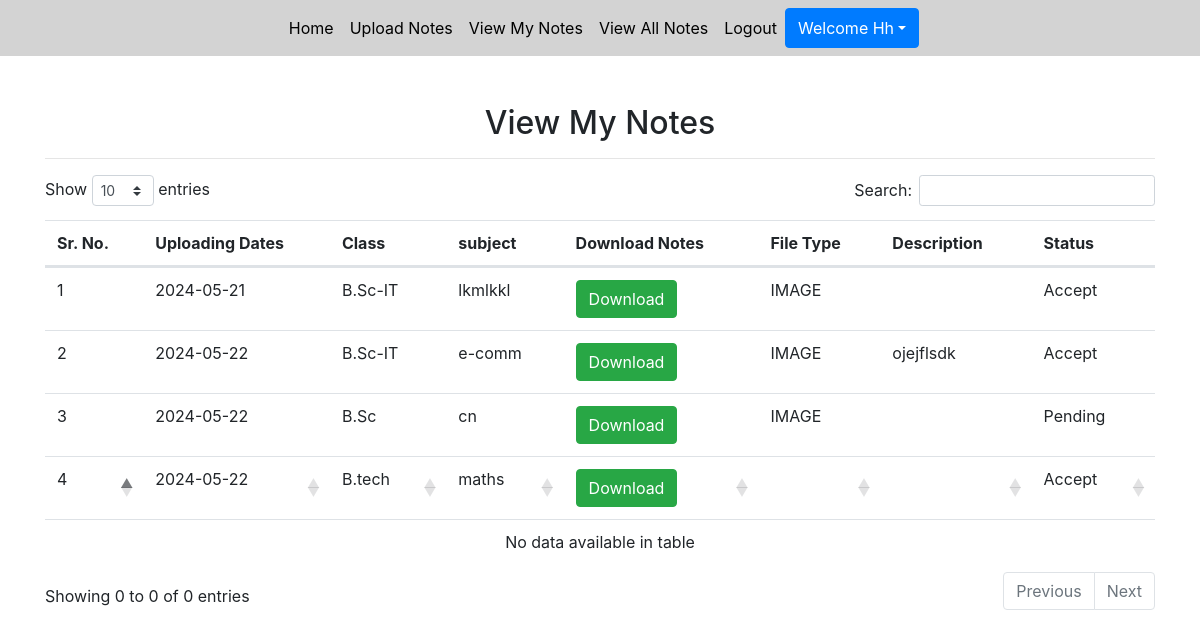
Page /view_mynotes (signed in) on the committed database.
### exam/models.py (models this page shows, shortened)
class Notes(models.Model):
    user = models.ForeignKey(User, on_delete=models.CASCADE)
    uploadingdate = models.CharField(max_length=30)
    branch = models.CharField(max_length=30)
    subject = models.CharField(max_length=30)
    notesfile = models.FileField(null=True)
    filetype = models.CharField(max_length=30)
    description = models.CharField(max_length=200, null=True)
    status = models.CharField(max_length=15)

### exam/views.py (the view)
# urls.py: path('view_mynotes', views.view_mynotes, name='view_mynotes'),
def view_mynotes(request):
    userType=""
    if is_student(request.user):
        userType = "student"
    if is_teacher(request.user):
        userType = "teacher"
    user = User.objects.get(id = request.user.id)
    notes = Notes.objects.filter(user = user)
    d = {'notes' : notes,"userType":userType}
    return render(request, 'notes_sharing/view_mynotes.html', d)

### exam/views.py (called while the page is built)
def is_teacher(user):
    return user.groups.filter(name='TEACHER').exists()

def is_student(user):
    return user.groups.filter(name='STUDENT').exists()

### templates/notes_sharing/view_mynotes.html (shortened to what this page needs)
{%  extends 'notes_sharing/user_navigation.html' %}
{% load static %}
{% block body %}
<link rel="stylesheet" href="//cdnjs.cloudflare.com/ajax/libs/twitter-bootstrap/4.5.2/css/bootstrap.css">
<link rel="stylesheet" href="https://cdn.datatables.net/1.10.22/css/dataTables.bootstrap4.min.css">
<div class="container mt-5">
    <h2 class="text-center">View My Notes</h2>
    <hr>
    <table class="table table=bordered" id="example">
        <thead>
        <tr>
            <th>Sr. No.</th>
            <th>Uploading Dates</th>
            <th>Class</th>
            <th>subject</th>
            <th>Download Notes</th>
            <th>File Type</th>
            <th>Description</th>
            <th>Status</th>
        </tr>
        {% for i in notes %}
        <tr>
            <td>{{forloop.counter}}</td>
            <td>{{i.uploadingdate}}</td>
            <td>{{i.branch}}</td>
            <td>{{i.subject}}</td>
            <td><a href="{{i.notesfile.url}}" class="btn btn-success" download>Download</a></td>
            <td>{{i.filetype}}</td>
            <td>{{i.description}}</td>
            <td>{{i.status}}</td>
        </tr>
        {% endfor %}
        </thead>
    </table>
</div>
{% endblock %}

### templates/notes_sharing/user_navigation.html (shortened to what this page needs)
<html lang="en" xmlns="http://www.w3.org/1999/html">
<head>
  {% load static %}
  <link rel="stylesheet" href="https://maxcdn.bootstrapcdn.com/bootstrap/4.3.1/css/bootstrap.min.css">
  <link rel="stylesheet" href="https://use.fontawesome.com/releases/v5.6.3/css/all.css"></head>
  <link rel="stylesheet" href="{% static 'css/mystyle.css' %}">
<body>
<nav class="navbar navbar-expand-sm justify-content-center" style="background-color : lightgrey">
<ul class="navbar-nav">
  <li class="navbar-item">
    <a class="nav-link" href="{% url 'index' %}">Home</a>
  </li>
  <li class="navbar-item">
    <a class="nav-link" href="{% url 'upload_notes' %}">Upload Notes</a>
  </li>
  <li class="navbar-item">
    <a class="nav-link" href="{% url 'view_mynotes' %}">View My Notes</a>
  </li>
  <li class="navbar-item">
    <a class="nav-link" href="{% url 'viewallnotes' %}">View All Notes</a>
  </li>
    <li class="navbar-item">
    <a class="nav-link" href="{% url 'logout' %}">Logout</a>
  </li>
    <div class="btn-group">
        <button type="button" class="btn btn-primary dropdown-toggle" style="text-transform:capitalize" data-toggle="dropdown">Welcome {{request.user.first_name}}</button>
    </div>
</ul>
</nav>
</body>
</html>
{% block body %}
{% endblock %}

### static/css/mystyle.css (style rules this page uses)
.nav-link { color : black }

### rows in the picture
Notes: uploadingdate "2024-05-21", branch "B.Sc-IT", subject "lkmlkkl", filetype "IMAGE", status "Accept"
Notes: uploadingdate "2024-05-22", branch "B.Sc-IT", subject "e-comm", filetype "IMAGE", description "ojejflsdk", status "Accept"
Notes: uploadingdate "2024-05-22", branch "B.Sc", subject "cn", filetype "IMAGE", status "Pending"
Notes: uploadingdate "2024-05-22", branch "B.tech", subject "maths", status "Accept"

### other values in the picture
{{ request.user.first_name }} "Hh"
